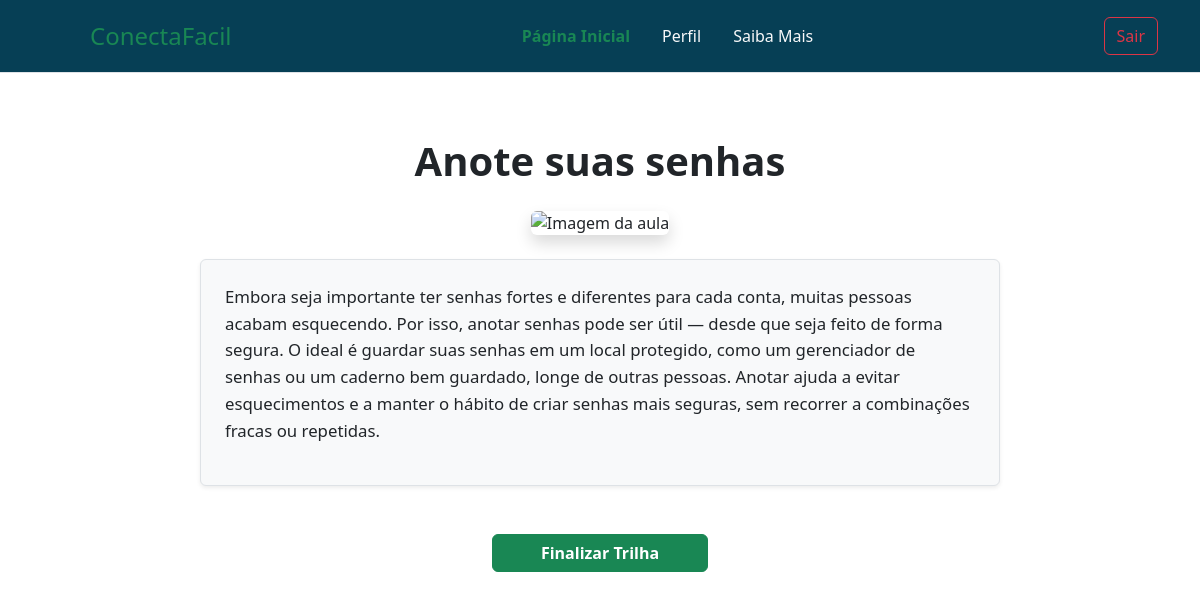
Page /mestre/aula/3/ on the committed database.
### mestre/models.py (models this page shows, shortened)
class Aula(models.Model):
    trilha = models.CharField(max_length=100)
    titulo = models.CharField(max_length=150)
    conteudo = models.TextField()
    imagem = models.CharField(
        max_length=200,
        help_text="Ex: mestre/img/aula1.png"
    )

### mestre/views.py (the view)
# urls.py: path("aula/<int:aula_id>/", views.aularender, name="aularender"),
def aularender(request, aula_id):
    aula = get_object_or_404(Aula, id=aula_id)
    if request.user.is_authenticated:
        Progresso.objects.get_or_create(
            usuario=request.user,
            aula=aula
        )
    aula_anterior = Aula.objects.filter(
        trilha=aula.trilha,
        id__lt=aula.id
    ).order_by('-id').first()
    proxima_aula = Aula.objects.filter(
        trilha=aula.trilha,
        id__gt=aula.id
    ).order_by('id').first()
    return render(request, "mestre/aularender.html", {
        "aula": aula,
        "aula_anterior": aula_anterior,
        "proxima_aula": proxima_aula
    })

### mestre/templates/mestre/aularender.html (shortened to what this page needs)
{% load static %}
<!DOCTYPE html>
<html lang="pt-br">
<head>
  <link href="https://cdn.jsdelivr.net/npm/bootstrap@5.3.2/dist/css/bootstrap.min.css" rel="stylesheet">
</head>
<body>
<header class="p-3 mb-3 border-bottom" style="background-color:#063F55;" role="banner">
  <div class="container">
    <div class="d-flex flex-wrap align-items-center justify-content-center justify-content-lg-start" role="navigation" aria-label="Pagina inicial">
        <a href="/" class="d-flex align-items-center mb-2 mb-lg-0 link-body-emphasis text-decoration-none"> <svg class="bi me-2"
            width="40" height="32" role="img" aria-label="Bootstrap">
            <use xlink:href="#bootstrap"></use>
          </svg> </a>
        <a href="{% url 'index' %}" class="nav-link fs-4 text-success mb-3 mb-md-0 me-md-auto text-decoration-none"aria-label="Logo">
          ConectaFacil
        </a>
        <ul class="nav col-12 col-lg-auto me-lg-auto mb-2 justify-content-center mb-md-0">
          <li><a class="nav-link text-success fw-bold" href="{% url 'inicio' %}">Página Inicial</a></li>
          <li><a class="nav-link text-light" href="{% url 'edita_usuario' %}">Perfil</a></li>
          <li><a class="nav-link text-light" href="{% url 'saibamais' %}">Saiba Mais</a></li>
        </ul>
    <a class="btn btn-outline-danger" href="{% url 'logout' %}">Sair</a>
      </div>
    </div>
  </header>
<section class="container py-5">
  <h1 class="fw-bold text-center mb-4">
{{ aula.titulo }}
  </h1>
  <div class="text-center mb-4">
    {% if aula.imagem %}
  <img src="{% static aula.imagem %}"
       class="img-fluid rounded shadow"
       style="max-width: 700px;"
       alt="Imagem da aula">
{% endif %}
  </div>
  <div class="p-4 border rounded shadow-sm bg-light mx-auto"
       style="max-width: 800px;">
    <p style="font-size: 1.05rem; line-height: 1.6;">
{{ aula.conteudo }}
    </p>
  </div>
  <div class="text-center mt-5">
{% if proxima_aula %}
  <a href="{% url 'aularender' proxima_aula.id %}" class="btn btn-success px-5 fw-bold">
    Próxima Aula
  </a>
{% else %}
  <a href="{% url 'avaliacao_final' aula.trilha %}" class="btn btn-success px-5 fw-bold">
    Finalizar Trilha
  </a>
{% endif %}
</div>
</section>
</body>
</html>

### rows in the picture
Aula: titulo "Anote suas senhas", conteudo "Embora seja importante ter senhas fortes e diferentes para cada conta, muitas pessoas acabam esquecendo. Por isso, anotar senhas pode ser útil — desde que seja feito de forma segura. O ideal é guardar suas senhas em um local protegido, como um gerenciador de senhas ou um caderno bem guardado, longe de outras pessoas. Anotar ajuda a evitar esquecimentos e a manter o hábito de criar senhas mais seguras, sem recorrer a combinações fracas ou repetidas."
